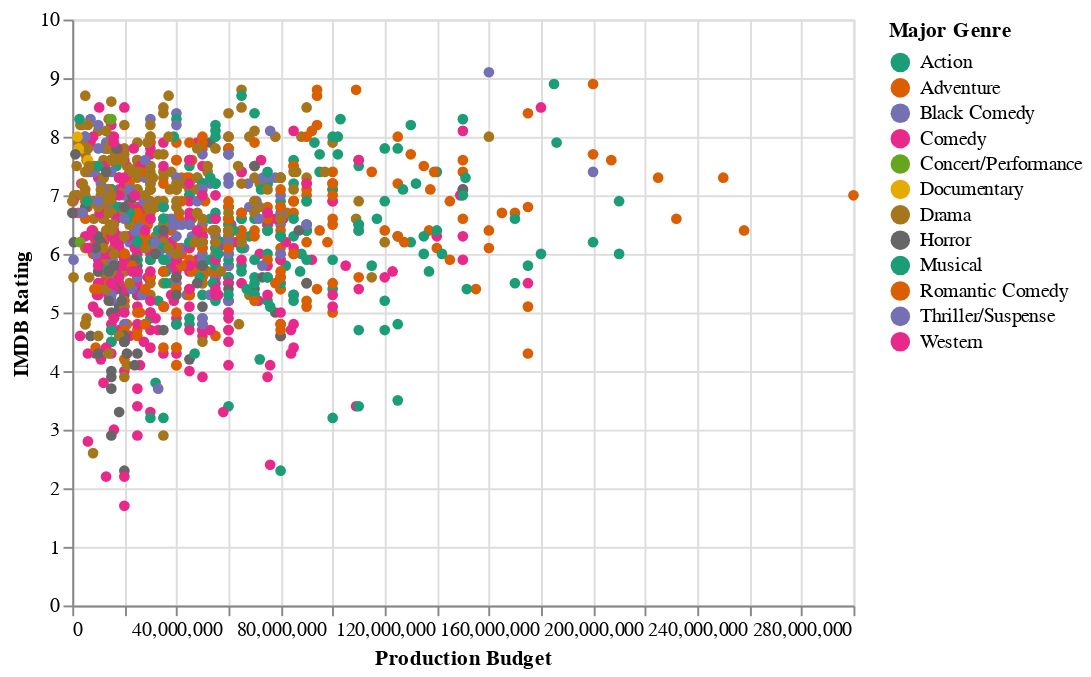

Notebook cell for this chart:
### Markdown cell above
### Goal 2 ###

Identify the patterns presented by the scatter plot Production Budget vs IMDB Rating based on each Major Genre.

**Why is a task pursued? (goal)**
The task is to **confirm** if having higher Production Budget would affect IMDB Rating based on Major Genre and identify if Genre are clustered around certain regions. 

**How is a task conducted? (means)**
The task will be conducted by utilizing a scatter plot of Production Budget vs IMDB Rating that will apply the **filtering** interaction when user selects the Major Genre. 

**What does a task seek to learn about the data? (characteristics)**
This task will **indicate** trends of Production Budget vs IMDB Rating for each Major Genre and clusters the Major Genre to identify if Genre impacts Production Budget or IMDB Rating. 

**Where does the task operate? (target data)**
The task operates by **comparing** the scatter point's IMDB rating to Production Budget after filtering for Major Genre that will showcase any upward/downward/neutral trends. 

**When is the task performed? (workflow)**
The task is performed when the user clicks on one of the Major Genres, which will highlight the movies with the selected Major Genre.

**Who is executing the task? (roles)**
The task will be executed by the user. The user will need to utilize the graph to analyze for any patterns by selecting each of the Major Genre categories, thus uncovering trends Production Budget has on IMDB Rating when filtered for Major Genre.

### Code cell
# Bind our selection to the legend
selection = alt.selection(type='multi', fields=['Major Genre'], bind='legend')

alt.Chart(movies_df).mark_circle().encode(
    x = "Production Budget",
    y = "IMDB Rating",
    #color = alt.condition(selection, 'Major Genre', alt.value('lightgray')),
    color=alt.Color('Major Genre', scale=alt.Scale(scheme='dark2')),
    tooltip=["Title", "IMDB Rating"],
    opacity=alt.condition(selection,alt.value(1),alt.value(.05))
).add_selection(selection)

### Figure 1 — Vega-Lite specification as saved in the notebook (floating-point values rounded to 4 significant figures; data arrays with more than 128 entries replaced by an {"elided": "..."} marker saying what was removed)
{"config": {"view": {"continuousWidth": 400, "continuousHeight": 300}}, "data": {"name": "data-b413c637f9aec833e19dcb3660c2034d"}, "mark": "circle", "encoding": {"color": {"field": "Major Genre", "scale": {"scheme": "dark2"}, "type": "nominal"}, "opacity": {"condition": {"value": 1, "selection": "selector044"}, "value": 0.05}, "tooltip": [{"field": "Title", "type": "nominal"}, {"field": "IMDB Rating", "type": "quantitative"}], "x": {"field": "Production Budget", "type": "quantitative"}, "y": {"field": "IMDB Rating", "type": "quantitative"}}, "selection": {"selector044": {"type": "multi", "fields": ["Major Genre"], "bind": "legend"}}, "$schema": "https://vega.github.io/schema/vega-lite/v4.17.0.json", "datasets": {"data-b413c637f9aec833e19dcb3660c2034d": {"elided": "1124 records"}}}
